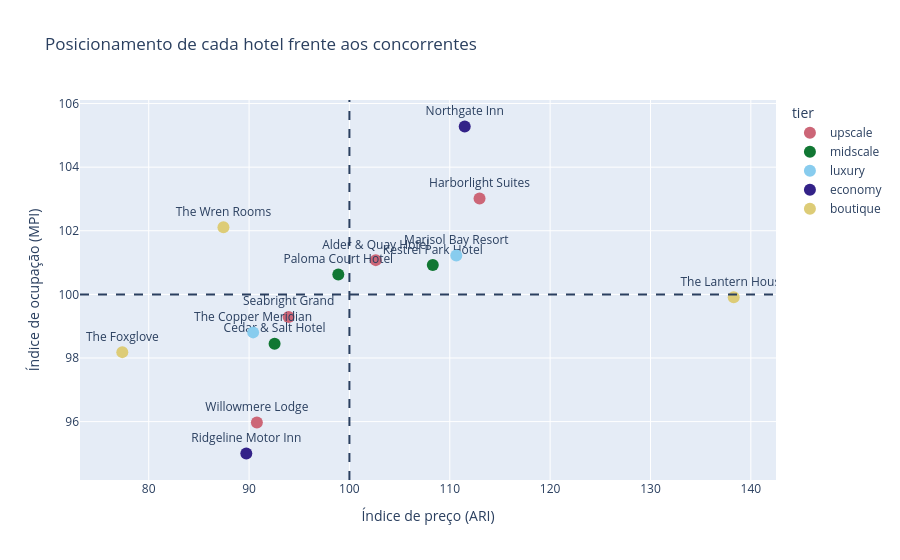

The notebook cell saved with this chart:
### Code cell
g.quadrantes(semanal).show()

### Figure 1 — Plotly figure (JSON) as saved in the notebook; plotly's stock layout.template omitted (floating-point values rounded to 4 significant figures)
{"data": [{"hovertemplate": "tier=upscale<br>Índice de preço (ARI)=%{x}<br>Índice de ocupação (MPI)=%{y}<br>hotel_name=%{text}<extra></extra>", "legendgroup": "upscale", "marker": {"color": "rgb(204, 102, 119)", "size": 12, "symbol": "circle"}, "mode": "markers+text", "name": "upscale", "orientation": "v", "showlegend": true, "text": ["Alder & Quay Hotel", "Harborlight Suites", "Seabright Grand", "Willowmere Lodge"], "textposition": "top center", "type": "scatter", "x": [102.6, 113.0, 93.94, 90.78], "xaxis": "x", "y": [101.1, 103.0, 99.29, 95.98], "yaxis": "y"}, {"hovertemplate": "tier=midscale<br>Índice de preço (ARI)=%{x}<br>Índice de ocupação (MPI)=%{y}<br>hotel_name=%{text}<extra></extra>", "legendgroup": "midscale", "marker": {"color": "rgb(17, 119, 51)", "size": 12, "symbol": "circle"}, "mode": "markers+text", "name": "midscale", "orientation": "v", "showlegend": true, "text": ["Cedar & Salt Hotel", "Kestrel Park Hotel", "Paloma Court Hotel"], "textposition": "top center", "type": "scatter", "x": [92.54, 108.3, 98.89], "xaxis": "x", "y": [98.45, 100.9, 100.6], "yaxis": "y"}, {"hovertemplate": "tier=luxury<br>Índice de preço (ARI)=%{x}<br>Índice de ocupação (MPI)=%{y}<br>hotel_name=%{text}<extra></extra>", "legendgroup": "luxury", "marker": {"color": "rgb(136, 204, 238)", "size": 12, "symbol": "circle"}, "mode": "markers+text", "name": "luxury", "orientation": "v", "showlegend": true, "text": ["Marisol Bay Resort", "The Copper Meridian"], "textposition": "top center", "type": "scatter", "x": [110.7, 90.4], "xaxis": "x", "y": [101.2, 98.81], "yaxis": "y"}, {"hovertemplate": "tier=economy<br>Índice de preço (ARI)=%{x}<br>Índice de ocupação (MPI)=%{y}<br>hotel_name=%{text}<extra></extra>", "legendgroup": "economy", "marker": {"color": "rgb(51, 34, 136)", "size": 12, "symbol": "circle"}, "mode": "markers+text", "name": "economy", "orientation": "v", "showlegend": true, "text": ["Northgate Inn", "Ridgeline Motor Inn"], "textposition": "top center", "type": "scatter", "x": [111.5, 89.73], "xaxis": "x", "y": [105.3, 95.0], "yaxis": "y"}, {"hovertemplate": "tier=boutique<br>Índice de preço (ARI)=%{x}<br>Índice de ocupação (MPI)=%{y}<br>hotel_name=%{text}<extra></extra>", "legendgroup": "boutique", "marker": {"color": "rgb(221, 204, 119)", "size": 12, "symbol": "circle"}, "mode": "markers+text", "name": "boutique", "orientation": "v", "showlegend": true, "text": ["The Foxglove", "The Lantern House", "The Wren Rooms"], "textposition": "top center", "type": "scatter", "x": [77.37, 138.3, 87.45], "xaxis": "x", "y": [98.18, 99.91, 102.1], "yaxis": "y"}], "layout": {"legend": {"title": {"text": "tier"}, "tracegroupgap": 0}, "shapes": [{"line": {"dash": "dash"}, "type": "line", "x0": 100, "x1": 100, "xref": "x", "y0": 0, "y1": 1, "yref": "y domain"}, {"line": {"dash": "dash"}, "type": "line", "x0": 0, "x1": 1, "xref": "x domain", "y0": 100, "y1": 100, "yref": "y"}], "title": {"text": "Posicionamento de cada hotel frente aos concorrentes"}, "xaxis": {"anchor": "y", "domain": [0, 1], "title": {"text": "Índice de preço (ARI)"}}, "yaxis": {"anchor": "x", "domain": [0, 1], "title": {"text": "Índice de ocupação (MPI)"}}}}
